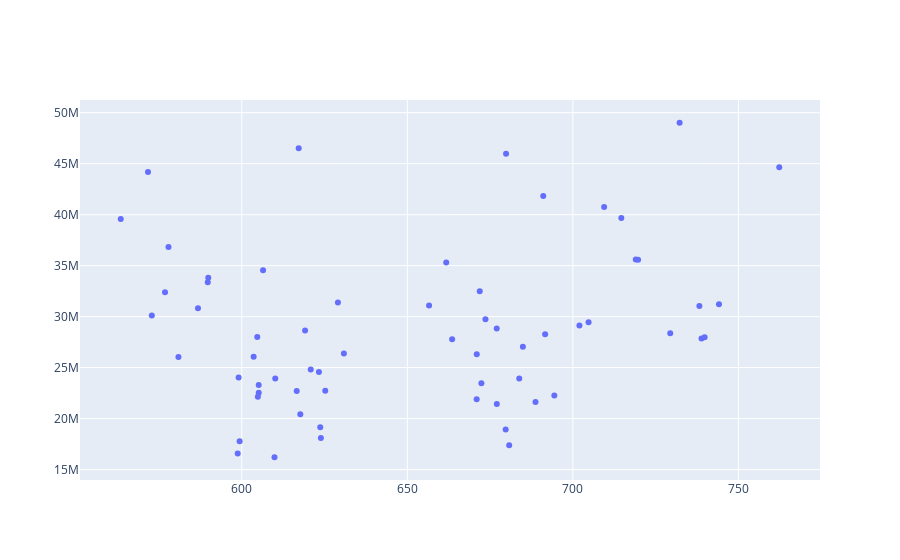

The cell this chart's notebook holds for it:
### Markdown cell above
## Plotly

This shows a scatter plot of close price with the trading volume

### Code cell
#teslaPlotlyScatterData = telsaStockdf[['Close'],['Volume']]
#df = px.data.teslaPlotlyScatterData() 
#fig = px.scatter(teslaPlotlyScatterData, x="Close", y="Volume")
import plotly.graph_objects as go

fig = go.Figure(data=go.Scatter(
                x=telsaStockdf['Close'],
                y=telsaStockdf['Volume'],
                mode='markers'
))
fig.show()
